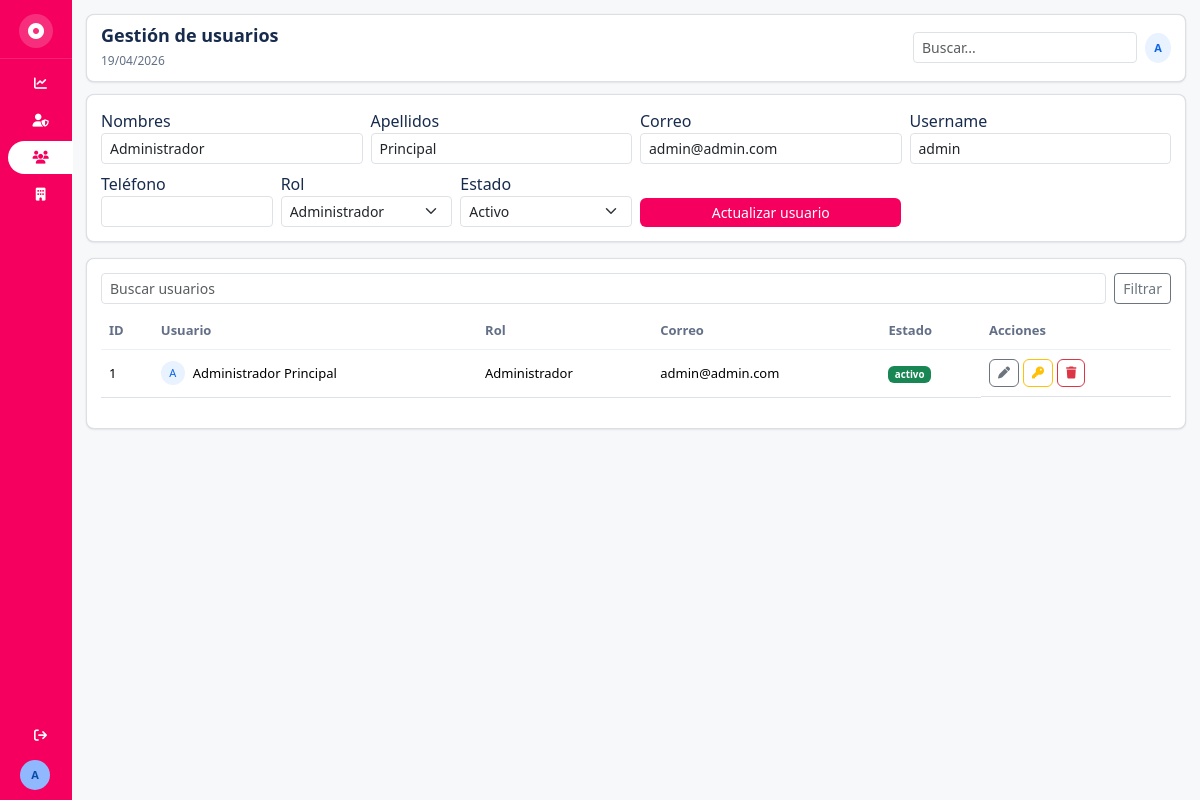
Screenshot of /usuarios?id=1 (signed in) with the database file from the repository.
### tables this page shows
CREATE TABLE usuarios (
  id INT AUTO_INCREMENT PRIMARY KEY,
  nombres VARCHAR(100) NOT NULL,
  apellidos VARCHAR(100) NOT NULL,
  correo VARCHAR(150) NOT NULL UNIQUE,
  telefono VARCHAR(30) NULL,
  username VARCHAR(100) NOT NULL UNIQUE,
  password VARCHAR(255) NOT NULL,
  foto_perfil VARCHAR(255) NULL,
  rol_id INT NOT NULL,
  estado ENUM('activo','inactivo') NOT NULL DEFAULT 'activo',
  ultimo_acceso DATETIME NULL,
  created_at DATETIME NOT NULL,
  updated_at DATETIME NOT NULL,
  INDEX idx_usuarios_rol_id (rol_id),
  CONSTRAINT fk_usuarios_roles FOREIGN KEY (rol_id) REFERENCES roles(id) ON UPDATE CASCADE ON DELETE RESTRICT
);

CREATE TABLE roles (
  id INT AUTO_INCREMENT PRIMARY KEY,
  nombre VARCHAR(100) NOT NULL UNIQUE,
  slug VARCHAR(100) NOT NULL UNIQUE,
  descripcion TEXT NULL,
  estado ENUM('activo','inactivo') NOT NULL DEFAULT 'activo',
  created_at DATETIME NOT NULL,
  updated_at DATETIME NOT NULL
);

### app/core/Controller.php (called while the page is built, shortened)
<?php
class Controller
{
    protected function view(string $view, array $data = [], string $layout = 'layouts/main'): void
    {
        extract($data, EXTR_SKIP);
        require BASE_PATH . '/app/views/' . $layout . '.php';
    }
}

### app/controllers/UsuarioController.php (called while the page is built, shortened)
<?php
class UsuarioController extends Controller
{
    public function index(): void
    {
        $q = trim($_GET['q'] ?? '');
        $model = new Usuario();
        $this->view('usuarios/index', [
            'title' => 'Gestión de usuarios',
            'usuarios' => $model->all($q),
            'roles' => (new Rol())->all(),
            'selected' => isset($_GET['id']) ? $model->find((int) $_GET['id']) : null,
            'q' => $q,
        ]);
    }
}

### app/core/Router.php (called while the page is built, shortened)
<?php
class Router
{
    private array $routes = [];
    private function add(string $method, string $path, array $handler, array $meta): void
    {
        $this->routes[$method][$path] = ['handler' => $handler, 'meta' => $meta];
    }
    public function dispatch(string $method, string $uri): void
    {
        $route = $this->routes[$method][$uri] ?? null;
        [$controller, $action] = $route['handler'];
        (new $controller())->$action();
    }
}

### index.php (called while the page is built, shortened)
<?php
require BASE_PATH . '/app/helpers/functions.php';
$router = new App\Core\Router();
$router->dispatch($_SERVER['REQUEST_METHOD'], request_path());

### app/helpers/functions.php (called while the page is built, shortened)
<?php
function db(): PDO
{
    static $pdo = null;
    if ($pdo instanceof PDO) {
        return $pdo;
    }
    $cfg = require BASE_PATH . '/config/database.php';
    $dsn = sprintf('%s:host=%s;port=%s;dbname=%s;charset=%s', $cfg['driver'], $cfg['host'], $cfg['port'], $cfg['database'], $cfg['charset']);
    $pdo = new PDO($dsn, $cfg['username'], $cfg['password'], [
        PDO::ATTR_ERRMODE => PDO::ERRMODE_EXCEPTION,
        PDO::ATTR_DEFAULT_FETCH_MODE => PDO::FETCH_ASSOC,
    ]);
    return $pdo;
}
function base_path_url(): string
{
    $scriptName = $_SERVER['SCRIPT_NAME'] ?? '';
    $base = str_replace('\\', '/', dirname($scriptName));
    if ($base === '/' || $base === '\\' || $base === '.') {
        return '';
    }
    return rtrim($base, '/');
}
function url(string $path = ''): string
{
    $base = base_path_url();
    $normalizedPath = ltrim($path, '/');
    return ($base !== '' ? $base : '') . '/' . $normalizedPath;
}

### app/core/Model.php (called while the page is built, shortened)
<?php
abstract class Model
{
    public function __construct()
    {
        $this->pdo = db();
    }
}

### app/models/Usuario.php (called while the page is built, shortened)
<?php
class Usuario extends Model
{
    public function all(string $search = ''): array
    {
        $sql = "SELECT u.*, r.nombre AS rol_nombre FROM usuarios u INNER JOIN roles r ON r.id=u.rol_id";
        $params = [];
        $sql .= ' ORDER BY u.id DESC';
        $stmt = $this->pdo->prepare($sql);
        $stmt->execute($params);
        return $stmt->fetchAll();
    }
    public function find(int $id): ?array
    {
        $stmt = $this->pdo->prepare('SELECT * FROM usuarios WHERE id = :id LIMIT 1');
        $stmt->execute(['id' => $id]);
        return $stmt->fetch() ?: null;
    }
}

### app/models/Rol.php (called while the page is built, shortened)
<?php
class Rol extends Model
{
    public function all(): array
    {
        return $this->pdo->query('SELECT * FROM roles ORDER BY id DESC')->fetchAll();
    }
}

### app/views/usuarios/form.php (the view, shortened to what this page needs)
<form method="post" action="<?= url($selected ? 'usuarios/update' : 'usuarios/store') ?>" class="panel-card">
    <div class="row g-2">
        <div class="col-md-3"><label>Nombres</label><input class="form-control form-control-sm" name="nombres" required value="<?= htmlspecialchars($selected['nombres'] ?? '', ENT_QUOTES) ?>"></div>
        <div class="col-md-3"><label>Apellidos</label><input class="form-control form-control-sm" name="apellidos" required value="<?= htmlspecialchars($selected['apellidos'] ?? '', ENT_QUOTES) ?>"></div>
        <div class="col-md-3"><label>Correo</label><input type="email" class="form-control form-control-sm" name="correo" required value="<?= htmlspecialchars($selected['correo'] ?? '', ENT_QUOTES) ?>"></div>
        <div class="col-md-3"><label>Username</label><input class="form-control form-control-sm" name="username" required value="<?= htmlspecialchars($selected['username'] ?? '', ENT_QUOTES) ?>"></div>
        <div class="col-md-2"><label>Teléfono</label><input class="form-control form-control-sm" name="telefono" value="<?= htmlspecialchars($selected['telefono'] ?? '', ENT_QUOTES) ?>"></div>
        <div class="col-md-2"><label>Rol</label><select name="rol_id" class="form-select form-select-sm"><?php foreach($roles as $rol): ?><option value="<?= (int) $rol['id'] ?>" <?= (int)($selected['rol_id'] ?? 0)===(int)$rol['id']?'selected':'' ?>><?= htmlspecialchars($rol['nombre'], ENT_QUOTES) ?></option><?php endforeach; ?></select></div>
        <div class="col-md-2"><label>Estado</label><select name="estado" class="form-select form-select-sm"><option value="activo">Activo</option></select></div>
        <div class="col-md-3 d-flex align-items-end"><button class="btn btn-sm btn-fuchsia w-100"><?= $selected ? 'Actualizar usuario' : 'Crear usuario' ?></button></div>
    </div>
</form>

### app/views/usuarios/index.php (shortened to what this page needs)
<?php require BASE_PATH . '/app/views/usuarios/form.php'; ?>
<section class="panel-card mt-3">
    <form class="d-flex gap-2 mb-2" method="get" action="<?= url('usuarios') ?>"><input class="form-control form-control-sm" name="q" placeholder="Buscar usuarios" value="<?= htmlspecialchars($q, ENT_QUOTES) ?>"><button class="btn btn-sm btn-outline-secondary">Filtrar</button></form>
    <table class="table table-sm custom-table align-middle">
        <thead><tr><th>ID</th><th>Usuario</th><th>Rol</th><th>Correo</th><th>Estado</th><th>Acciones</th></tr></thead>
        <tbody>
        <?php foreach ($usuarios as $usuario): ?>
            <tr>
                <td><?= (int) $usuario['id'] ?></td>
                <td><div class="d-flex align-items-center gap-2"><span class="avatar-mini"><?= strtoupper($usuario['nombres'][0]) ?></span><?= htmlspecialchars($usuario['nombres'] . ' ' . $usuario['apellidos'], ENT_QUOTES) ?></div></td>
                <td><?= htmlspecialchars($usuario['rol_nombre'], ENT_QUOTES) ?></td>
                <td><?= htmlspecialchars($usuario['correo'], ENT_QUOTES) ?></td>
                <td><span class="badge <?= $usuario['estado']==='activo'?'bg-success':'bg-secondary' ?>"><?= htmlspecialchars($usuario['estado'], ENT_QUOTES) ?></span></td>
                <td class="d-flex gap-1">
                    <a class="btn btn-xs btn-outline-secondary" href="<?= url('usuarios?id=' . (int) $usuario['id']) ?>"><i class="fa fa-pen"></i></a>
                    <form method="post" action="<?= url('usuarios/reset-password') ?>"><button class="btn btn-xs btn-outline-warning"><i class="fa fa-key"></i></button></form>
                    <form method="post" action="<?= url('usuarios/delete') ?>" onsubmit="return confirm('¿Eliminar usuario?');"><button class="btn btn-xs btn-outline-danger"><i class="fa fa-trash"></i></button></form>
                </td>
            </tr>
        <?php endforeach; ?>
        </tbody>
    </table>
</section>

### public/assets/css/app.css (style rules this page uses)
:root { --atl-bg: #F7F8F9; --atl-surface: #FFFFFF; --atl-sidebar: #F5005F; --atl-sidebar-soft: #282E33; --atl-text: #172B4D; --atl-text-soft: #44546F; --atl-icon: #42526E; --atl-border: #DCDFE4; --atl-hover: #091E420F; --atl-active: #E9F2FF; --atl-active-text: #0C66E4; --atl-primary: #F5005F; --atl-success: #1F845A; --atl-danger: #C9372C; --atl-shadow: 0 1px 2px rgba(9, 30, 66, 0.08), 0 0 1px rgba(9, 30, 66, 0.12); --atl-radius-sm: 6px; --atl-radius-md: 8px; --atl-radius-lg: 12px; --atl-global-sidebar-width: 72px; --atl-context-sidebar-width: 280px; }
* { box-sizing: border-box; }
body { margin: 0; font-family: 'Atlassian Sans', 'Segoe UI', Inter, system-ui, sans-serif; color: var(--atl-text); background: var(--atl-bg); }
.panel-card, .kpi-card { background: var(--atl-surface); border-radius: var(--atl-radius-md); box-shadow: var(--atl-shadow); padding: 14px; border: 1px solid var(--atl-border); }
.custom-table thead th { color: #626F86; font-weight: 600; border-bottom: 1px solid #edf0f6; }
.custom-table td, .custom-table th { padding: 9px 8px; font-size: 13px; }
.btn-fuchsia, .btn-primary { background: var(--atl-primary); color: #fff; border: none; border-radius: var(--atl-radius-sm); }
.btn-xs { padding: 4px 8px; font-size: 12px; }
.avatar-mini { width: 24px; height: 24px; border-radius: 50%; background: #E9F2FF; color: #0C66E4; display: inline-flex; align-items: center; justify-content: center; font-size: 11px; }

### rows the page displays
usuarios: nombres "Administrador", apellidos "Principal", correo "admin@admin.com", username "admin", rol_id "Administrador", id "1", nombres "A", nombres+apellidos "Administrador Principal", rol.nombre "Administrador", estado "activo"

### other values shown
substr($user['nombre'] ?? 'A', 0, 1) "A"
$title "Gestión de usuarios"
substr(auth_user()['nombre'] ?? 'A', 0, 1) "A"
